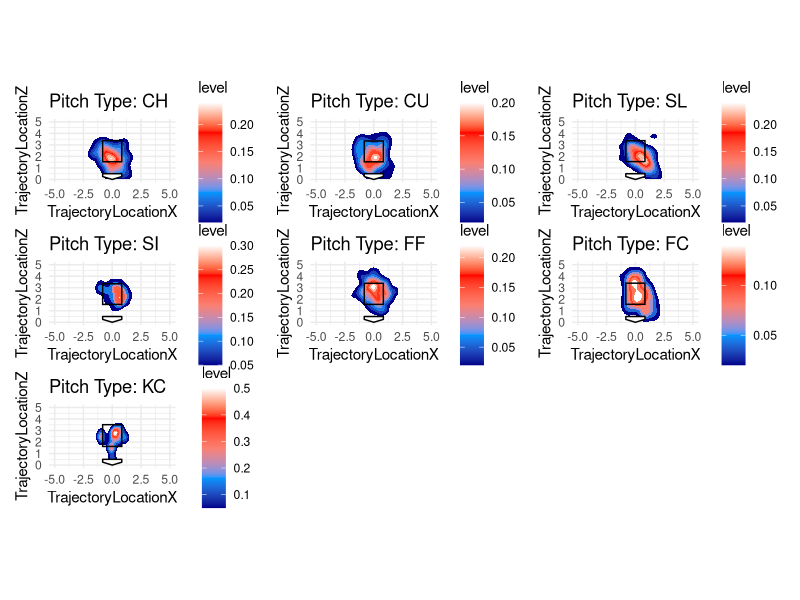

This chart was generated by the following R code:
library(ggplot2)
library(readr)
library(tidyverse)
library(patchwork)

# Load data
data <- read_csv("AnalyticsQuestionnairePitchData.csv")

# Filter out NULL PitchType
data <- data %>%
  filter(PitchType != "NULL")

home_plate <- data.frame(
  x = c(-0.83, 0.83, 0.83, 0, -0.83),
  y = c(0.5, 0.5, 0.25, 0, 0.25)
)

plots <- list()

# Create heatmap for each PitchType
for (pitch_type in unique(data$PitchType)) {
  filtered_data <- data %>%
    filter(PitchType == pitch_type)
  
  if (nrow(filtered_data) > 0) {
    plot <- ggplot(filtered_data, aes(x = TrajectoryLocationX, y = TrajectoryLocationZ)) +
      stat_density2d(aes(fill = after_stat(level)), geom = "polygon", contour = TRUE) +  # Create heatmap with density levels
      scale_fill_gradientn(colors = c("darkblue", "#0096FF", "salmon", "red", "white")) +  # Adjust colors
      annotate("rect", xmin = -0.83, xmax = 0.83, 
               ymin = mean(filtered_data$StrikeZoneBottom, na.rm = TRUE), 
               ymax = mean(filtered_data$StrikeZoneTop, na.rm = TRUE), 
               fill = NA, color = "black", size = 0.5) +
      coord_fixed(ratio = 1) +
      geom_polygon(data = home_plate, aes(x = x, y = y), fill = "white", color = "black", size = 0.5) +
      xlim(c(-5, 5)) +
      ylim(c(0, 5)) +
      theme_minimal() +
      ggtitle(paste("Pitch Type:", pitch_type))
    
    plots[[pitch_type]] <- plot  # Store the plot with pitch type as the key
  }
}

# Combine all plots into a single image
heatmaps <- wrap_plots(plots) + plot_layout(ncol = 3)

# Save the combined plot
ggsave("./Tigers/heatmaps.png", heatmaps, width = 12, height = 8)
